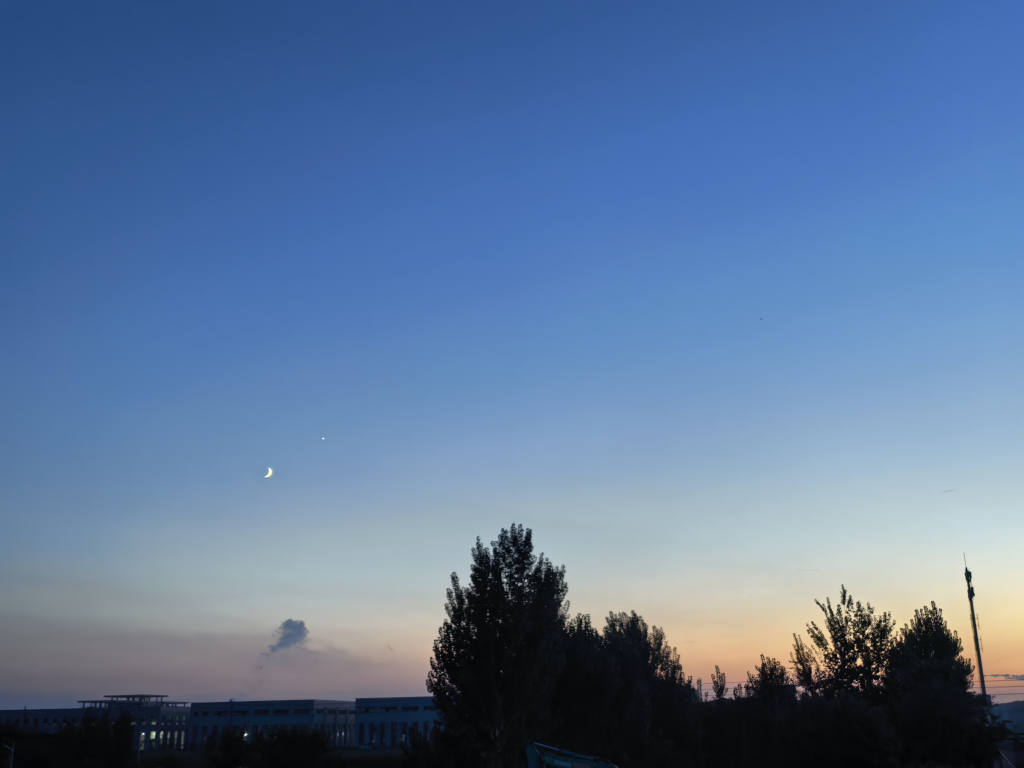
#> input picture 算法组/Week1/W1_王润翰_视觉算法/data/images/test1.jpg, 4096 x 3072 px (shown at 1/4 size); its folder holds 3 pictures in this run
$ python task1_basics.py
#> lines starting #> are read from the running program, lines starting #| are printed output that depends on the picture
import cv2
import os
import numpy as np

def process_image(image_name):

#> called with image_name = 'test1.jpg'
    base_dir = os.path.dirname(os.path.dirname(os.path.abspath(__file__)))
    img_path = os.path.join(base_dir, "data", "images", image_name)
    output_dir = os.path.join(base_dir, "outputs", "task1")

    os.makedirs(output_dir, exist_ok=True)


    img = cv2.imdecode(np.fromfile(img_path, dtype=np.uint8), cv2.IMREAD_COLOR)
#> img is the input picture: shape (3072, 4096, 3); mean B, G, R 155, 119, 92.6

    if img is None:
        print(f"错误：无法读取图片 {img_path}，请检查路径或文件名！")
        return

    height, width, channels = img.shape
#> height = 3072; width = 4096; channels = 3
    print(f"--- 正在处理: {image_name} ---")
    print(f"读取成功！宽: {width}, 高: {height}, 通道数: {channels}")
#| 读取成功！宽: 4096, 高: 3072, 通道数: 3


    resized_img = cv2.resize(img, (width // 2, height // 2))
    cropped_img = img[height // 2 :, width // 2 :]
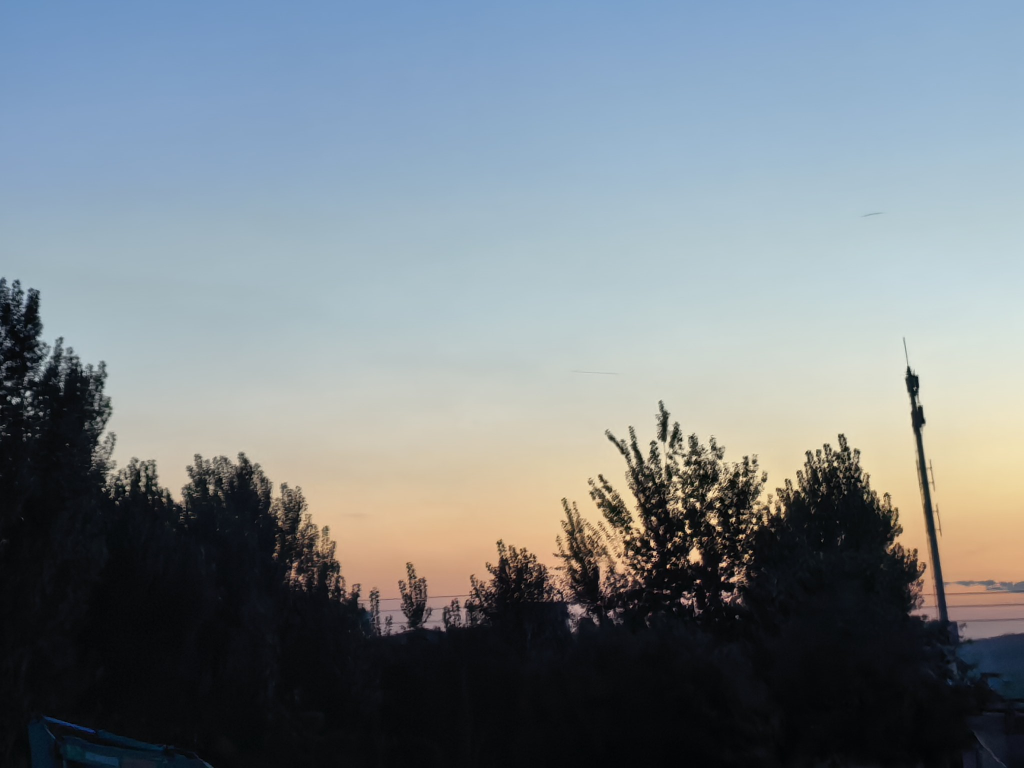
#> cropped_img: shape (1536, 2048, 3) (shown at 1/2 size); mean B, G, R 135.7, 130.1, 121.1
    gray_img = cv2.cvtColor(img, cv2.COLOR_BGR2GRAY)
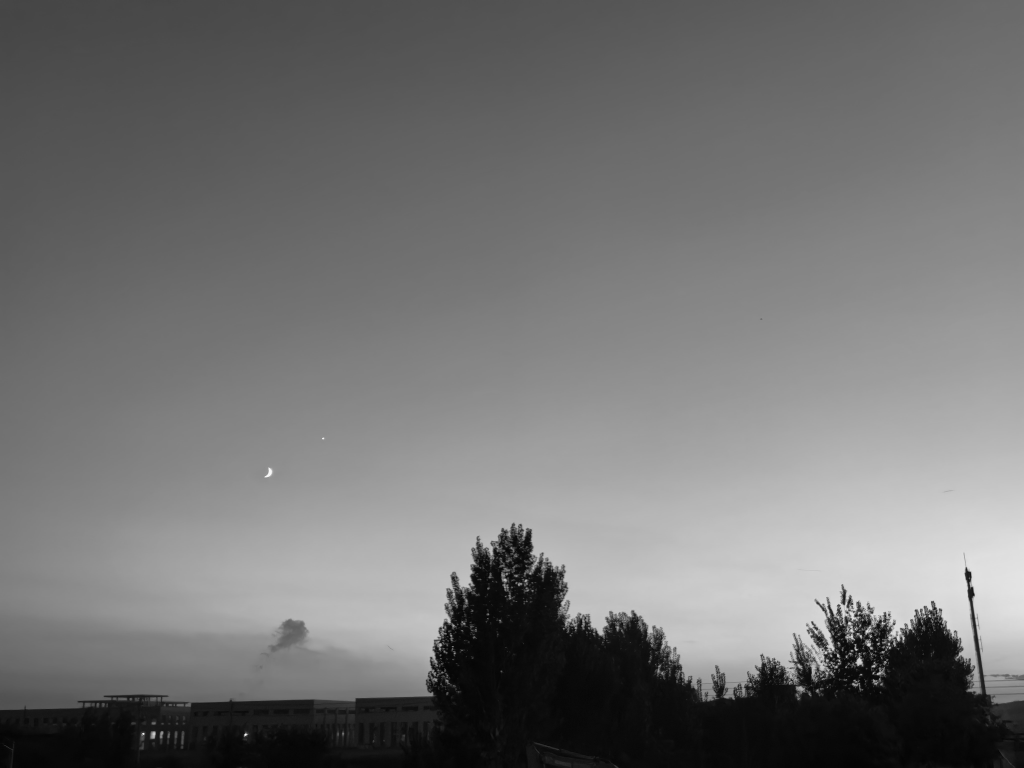
#> gray_img: shape (3072, 4096) (shown at 1/4 size); min 0, max 255, mean 115.2


    name_without_ext = os.path.splitext(image_name)[0]
    resize_path = os.path.join(output_dir, f"{name_without_ext}_resized.jpg")
    crop_path = os.path.join(output_dir, f"{name_without_ext}_cropped.jpg")
    gray_path = os.path.join(output_dir, f"{name_without_ext}_gray.jpg")

    cv2.imencode('.jpg', resized_img)[1].tofile(resize_path)
    cv2.imencode('.jpg', cropped_img)[1].tofile(crop_path)
    cv2.imencode('.jpg', gray_img)[1].tofile(gray_path)


    check_img = cv2.imdecode(np.fromfile(gray_path, dtype=np.uint8), cv2.IMREAD_GRAYSCALE)
    if check_img is not None:
        print("验证通过：保存的灰度图可以成功重新读取。\n")

if __name__ == "__main__":
    image_list = ["test1.jpg", "test2.jpg"]
    for name in image_list:
        process_image(name)
#> pass 2 of the loop `for name in image_list:`:
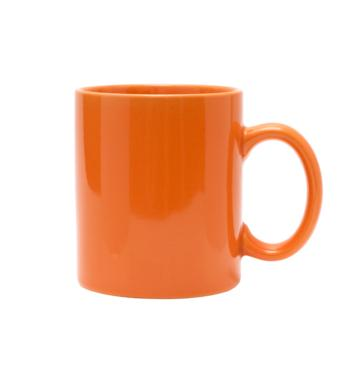
#> input picture 算法组/Week1/W1_王润翰_视觉算法/data/images/test2.jpg, 360 x 387 px
#> in process_image, img is the input picture: shape (387, 360, 3); mean B, G, R 198.4, 215.6, 247.9
#| 读取成功！宽: 360, 高: 387, 通道数: 3
#> resized_img: shape (193, 180, 3)
#> in process_image (call 2), `cropped_img = img[height // 2 :, width // 2 :]`:
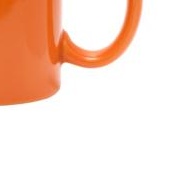
#> cropped_img: shape (194, 180, 3); mean B, G, R 209.8, 223, 249.6
#> in process_image (call 2), `gray_img = cv2.cvtColor(img, cv2.COLOR_BGR2GRAY)`:
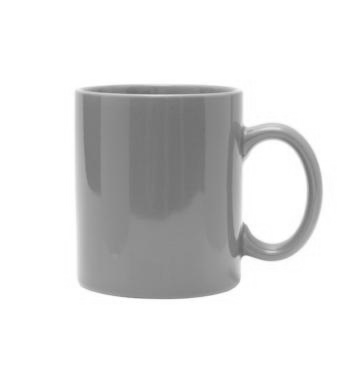
#> gray_img: shape (387, 360); min 101, max 255, mean 223.3
#> check_img: shape (387, 360)
